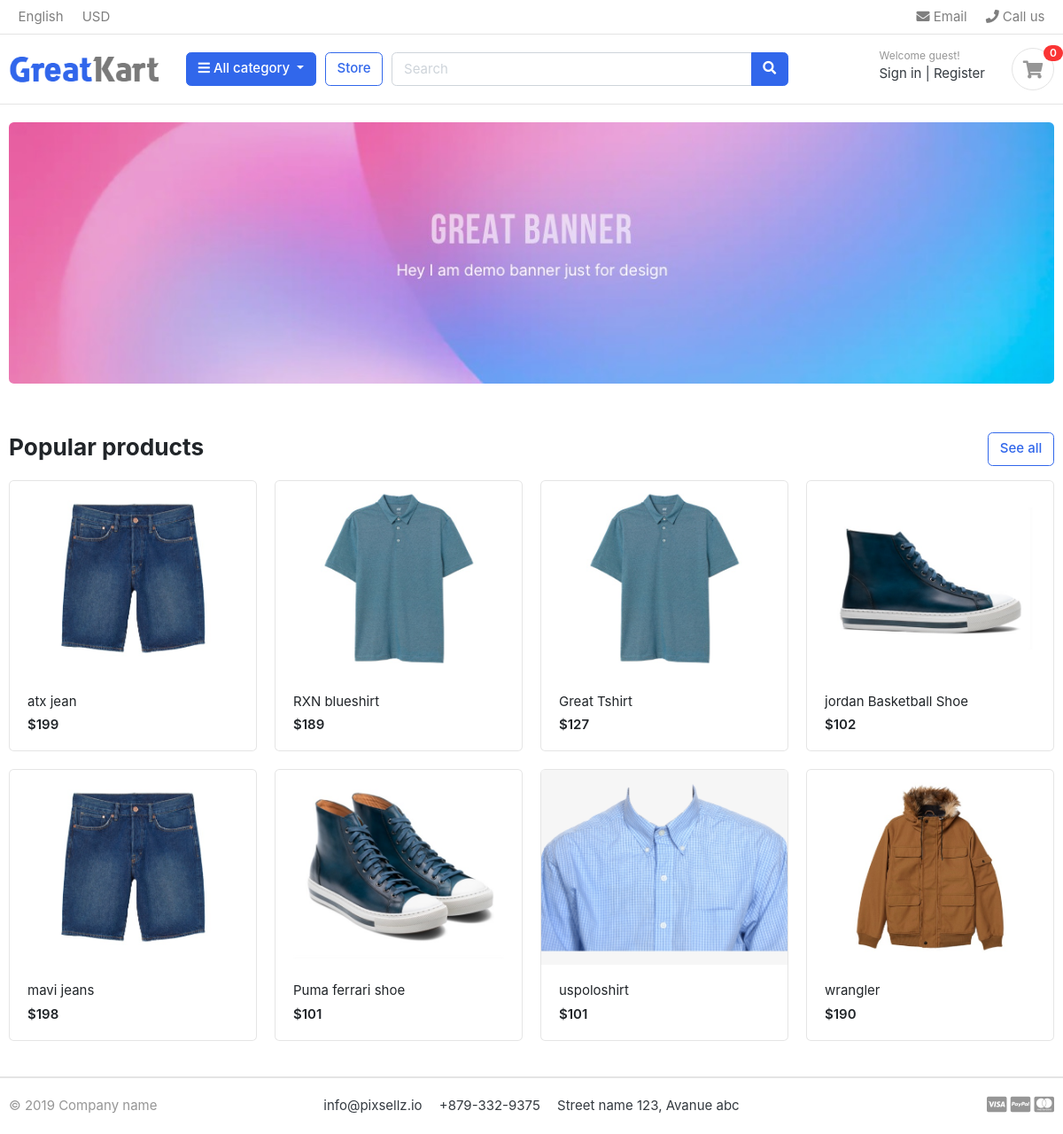
The page / on the database its author committed.
### store/models.py (models this page shows, shortened)
class Product(models.Model):
    product_name  = models.CharField(max_length=200,unique=True)
    slug          = models.SlugField(max_length=200,unique=True)
    description   = models.TextField(max_length=500,blank=True)
    price         = models.IntegerField()
    images        = models.ImageField(upload_to='photos/products')
    stock         = models.IntegerField()
    is_available  = models.BooleanField(default=True)
    category      = models.ForeignKey(Category, on_delete=models.CASCADE)
    created_date  = models.DateTimeField(auto_now_add=True)
    modified_date = models.DateTimeField(auto_now=True)
    def get_url(self):
        return reverse('product_detail',args=[self.category.slug,self.slug])

### AMKart/views.py (the view)
# urls.py: 2. Add a URL to urlpatterns:  path('', views.home, name='home')
def home(request):
    products = Product.objects.all().filter(is_available=True)
    context = {
        'products': products,
    }
    return render(request,'home.html',context)

### category/context_processors.py (called while the page is built)
def menu_links(request):
    links = Category.objects.all()
    return dict(links=links)

### templates/home.html
{%extends 'base.html'%}
{%load static%}
{%block content%}
<section class="section-intro padding-y-sm">
<div class="container">
<div class="intro-banner-wrap">
	<img src="{%static 'images/banners/1.jpg'%}" class="img-fluid rounded">
</div>
</div>
</section>
<section class="section-name padding-y-sm">
<div class="container">
<header class="section-heading">
	<a href="{%url 'store'%}" class="btn btn-outline-primary float-right">See all</a>
	<h3 class="section-title">Popular products</h3>
</header>
<div class="row">
	{%for product in products%}
	<div class="col-md-3">
		<div class="card card-product-grid">
			<a href="{{product.get_url}}" class="img-wrap"> <img src="{{product.images.url}}"> </a>
			<figcaption class="info-wrap">
				<a href="{{product.get_url}}" class="title">{{product.product_name}}</a>
				<div class="price mt-1">${{product.price}}</div>
			</figcaption>
		</div>
	</div>
	{%endfor%}
</div>
</div>
</section>
</html>
{% endblock %}

### templates/base.html (shortened to what this page needs)
{%load static%}
<!DOCTYPE HTML>
<html lang="en">
<head>
<link href="{%static 'css/bootstrap.css'%}" rel="stylesheet" type="text/css"/>
<link href="{% static 'fonts/fontawesome/css/all.min.css'%}" type="text/css" rel="stylesheet">
<link href="{%static 'css/ui.css'%}" rel="stylesheet" type="text/css"/>
<link href="{%static 'css/responsive.css'%}" rel="stylesheet" media="only screen and (max-width: 1200px)" />
</head>
<body>
   {%include 'includes/navbar.html'%}
    {%block content%}
    {%endblock%}
    {%include 'includes/footer.html'%}

### templates/includes/navbar.html (shortened to what this page needs)
{%load static%}
<header class="section-header">
    <nav class="navbar p-md-0 navbar-expand-sm navbar-light border-bottom">
    <div class="container">
      <div class="collapse navbar-collapse" id="navbarTop4">
        <ul class="navbar-nav mr-auto">
            <li class="nav-item dropdown">
                 <a href="#" class="nav-link">   English </a>
            </li>
            <li class="nav-item dropdown">
                <a href="#" class="nav-link"> USD </a>
            </li>
        </ul>
        <ul class="navbar-nav">
            <li><a href="#" class="nav-link"> <i class="fa fa-envelope"></i> Email </a></li>
            <li><a href="#" class="nav-link"> <i class="fa fa-phone"></i> Call us </a></li>
        </ul>
      </div>
    </div>
    </nav>
    <section class="header-main border-bottom">
        <div class="container">
    <div class="row align-items-center">
        <div class="col-lg-2 col-md-3 col-6">
            <a href="{%url 'home'%}" class="brand-wrap">
                <img class="logo" src="{% static './images/amkart.png'  %}">
            </a>
        </div>
        <div class="col-lg col-sm col-md col-6 flex-grow-0">
            <div class="category-wrap dropdown d-inline-block float-right">
                <button type="button" class="btn btn-primary dropdown-toggle" data-toggle="dropdown">
                    <i class="fa fa-bars"></i> All category
                </button>
            </div>
        </div>
        <a href="{%url 'store'%}" class="btn btn-outline-primary">Store</a>
        <div class="col-lg  col-md-6 col-sm-12 col">
            <form action="#" class="search">
                <div class="input-group w-100">
                    <input type="text" class="form-control" style="width:60%;" placeholder="Search">
                    <div class="input-group-append">
                      <button class="btn btn-primary" type="submit">
                        <i class="fa fa-search"></i>
                      </button>
                    </div>
                </div>
            </form>
        </div>
        <div class="col-lg-3 col-sm-6 col-8 order-2 order-lg-3">
                    <div class="d-flex justify-content-end mb-3 mb-lg-0">
                        <div class="widget-header">
                            <small class="title text-muted">Welcome guest!</small>
                            <div>
                                <a href="./signin.html">Sign in</a> <span class="dark-transp"> | </span>
                                <a href="./register.html"> Register</a>
                            </div>
                        </div>
                        <a href="./cart.html" class="widget-header pl-3 ml-3">
                            <div class="icon icon-sm rounded-circle border"><i class="fa fa-shopping-cart"></i></div>
                            <span class="badge badge-pill badge-danger notify">0</span>
                        </a>
                    </div>
                </div>
    </div>
        </div>
    </section>
    </header>

### templates/includes/footer.html
<footer class="section-footer border-top">
	<div class="container">
		<section class="footer-bottom border-top row">
			<div class="col-md-2">
				<p class="text-muted"> &copy 2019 Company name </p>
			</div>
			<div class="col-md-8 text-md-center">
				<span  class="px-2">info@pixsellz.io</span>
				<span  class="px-2">+879-332-9375</span>
				<span  class="px-2">Street name 123, Avanue abc</span>
			</div>
			<div class="col-md-2 text-md-right text-muted">
				<i class="fab fa-lg fa-cc-visa"></i>
				<i class="fab fa-lg fa-cc-paypal"></i>
				<i class="fab fa-lg fa-cc-mastercard"></i>
			</div>
		</section>
	</div>
</footer>
</body>

### static/css/ui.css (style rules this page uses)
html { font-family: "Inter", sans-serif; font-size: 15px; }
.img-wrap { text-align: center; display: block; }
.img-wrap img { max-width: 100%; }
.icon-xs, .icon-sm, .icon-md, .icon-lg { display: inline-block; text-align: center; flex-shrink: 0; flex-grow: 0; }
.icon-sm { width: 48px; height: 48px; line-height: 48px !important; font-size: 20px; }
.padding-y-sm { padding-top: 20px; padding-bottom: 20px; }
.section-heading { margin-bottom: 20px; margin-top: 15px; }
.section-title { color: #212529; }
p:last-child { margin-bottom: 0; }
.header-main { position: relative; padding-top: 1rem; padding-bottom: 1rem; }
.brand-wrap .logo, .navbar-brand .logo { margin-right: 7px; max-height: 42px; display: inline-block; }
.widget-header { display: inline-block; vertical-align: middle; position: relative; }
.widget-header a { color: #343a40; }
.widget-header i { color: #969696; }
.widget-header .title { display: block; }
.widget-header .notify { position: absolute; top: -3px; right: -10px; }
.footer-bottom { padding-top: 20px; padding-bottom: 20px; }
[class*=card-product] a.title { color: #212529; display: block; }
[class*=card-product] .img-wrap { overflow: hidden; position: relative; }
[class*=card-product] .img-wrap img { height: 100%; max-width: 100%; width: auto; display: inline-block; -o-object-fit: cover; object-fit: cover; }
.card-product-grid { margin-bottom: 20px; }
.card-product-grid .img-wrap { border-radius: 0.2rem 0.2rem 0 0; height: 220px; }
.card-product-grid .info-wrap { overflow: hidden; padding: 18px 20px; }
.card .img-wrap { overflow: hidden; }
.notify { position: absolute; top: -4px; right: -10px; display: inline-block; padding: 0.25em 0.6em; font-size: 12px; line-height: 1; text-align: center; border-radius: 3rem; color: #fff; background-color: #fa3434; }
.price { font-weight: 600; color: #212529; }

### rows shown on the page
Product: images (picture), product_name "atx jean", price "199"
Product: images (picture), product_name "RXN blueshirt", price "189"
Product: images (picture), product_name "Great Tshirt", price "127"
Product: images (picture), product_name "jordan Basketball Shoe", price "102"
Product: images (picture), product_name "mavi jeans", price "198"
Product: images (picture), product_name "Puma ferrari shoe", price "101"
Product: images (picture), product_name "uspoloshirt", price "101"
Product: images (picture), product_name "wrangler", price "190"
